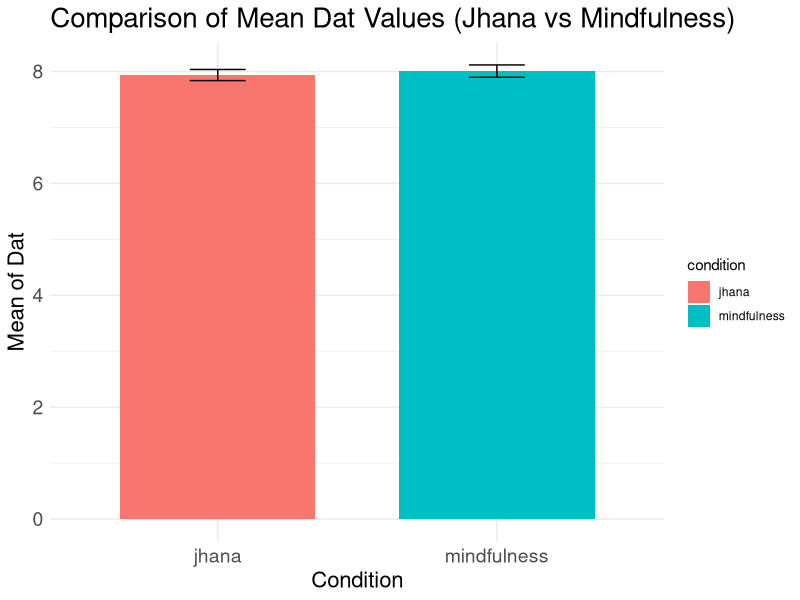
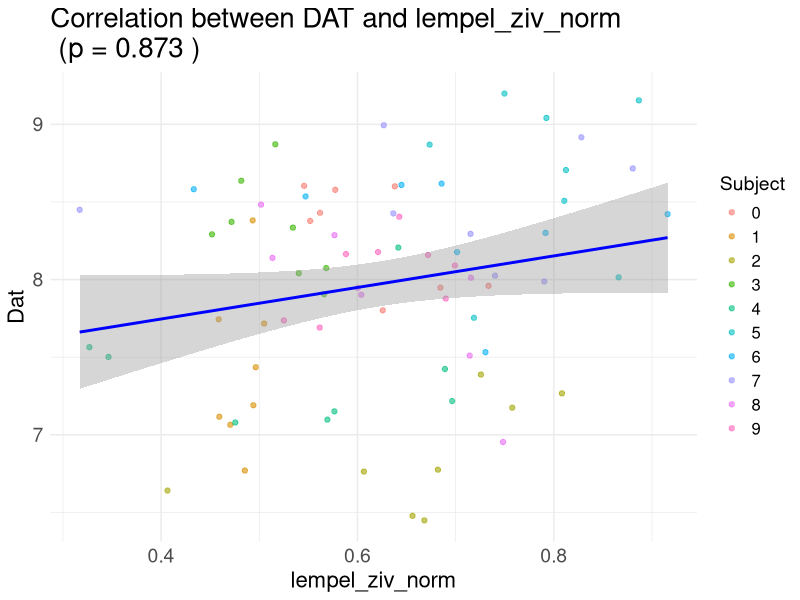
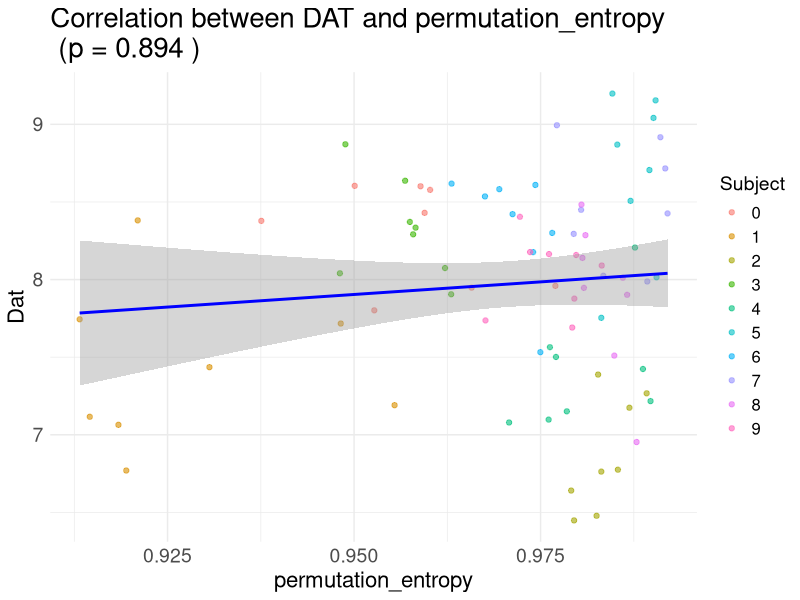
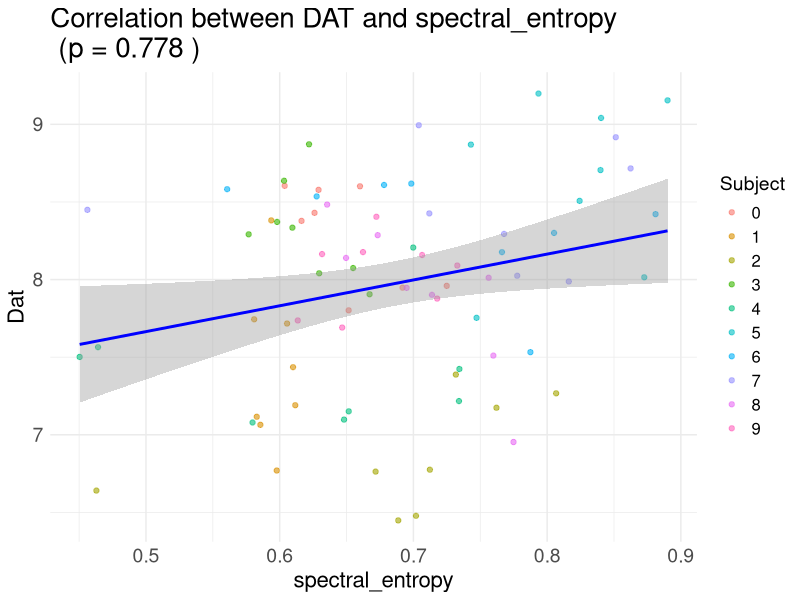
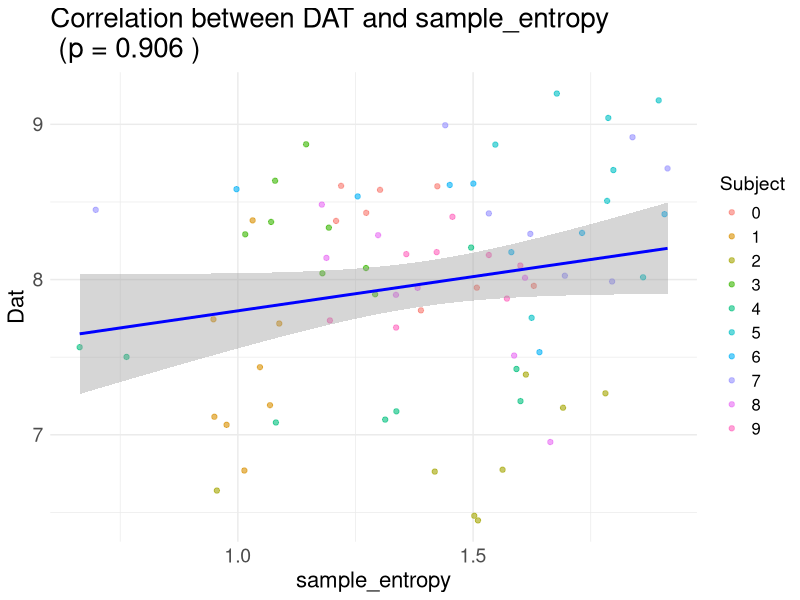
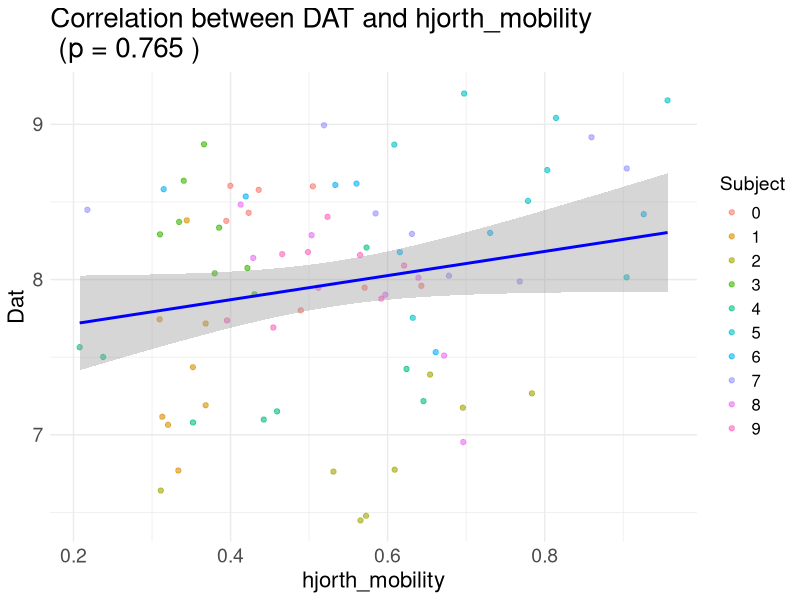
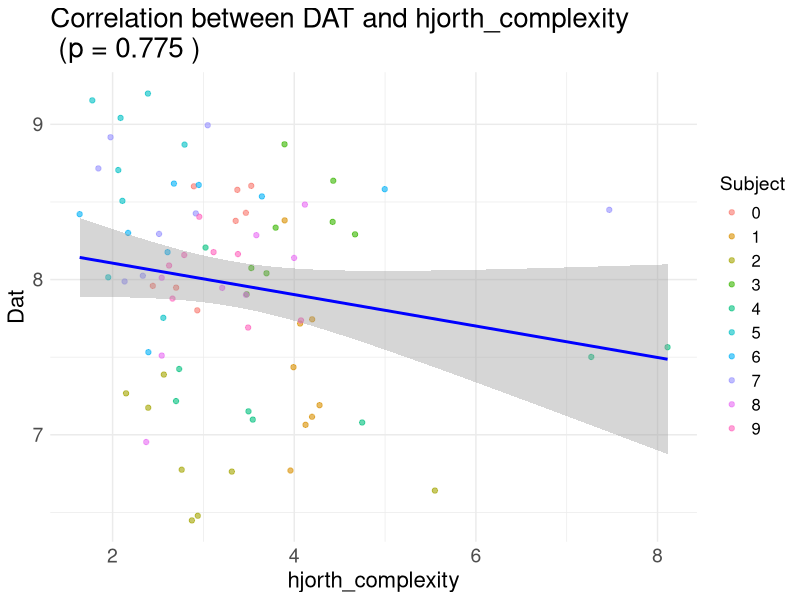
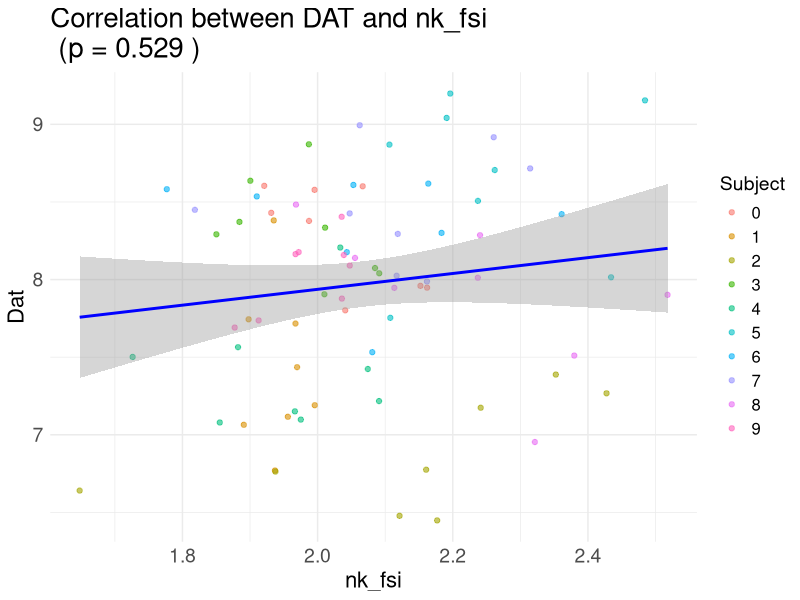

These figures' R source, in order:
# Load necessary libraries
library(dplyr)
library(ggplot2)
library(readr)
library(lme4)
library(lmerTest)

##########################################
### Mixed Linear Effects Comparing DAT ###
##########################################

# Load the data
data <- read_csv("../../notebooks/resting state/df_combined.csv")

# Convert 'day' column to numeric
data$day <- as.numeric(gsub("day", "", data$day))

# Filter data to include only Jhana and Mindfulness conditions (excluding Control)
filtered_data <- data %>% filter(condition %in% c("jhana", "mindfulness"))

# Fit the linear mixed-effects model
# The model tests if the condition (Jhana vs Mindfulness) affects 'dat'
# Random effects: (1 | sub) accounts for random variation across subjects
# (1 | day) accounts for random variation across different days
model <- lmer(dat ~ condition + (1 | sub) + (1 | day), data = filtered_data)

# Summarize the model to check significance
summary(model)

# Extract the p-value for the fixed effect 'condition'
anova_model <- anova(model)
p_value_condition <- anova_model$`Pr(>F)`[1]
print(paste("P-value for the fixed effect 'condition':", p_value_condition))

summary_data <- filtered_data %>%
  group_by(condition) %>%
  summarise(
    mean = mean(dat, na.rm = TRUE),
    sd = sd(dat, na.rm = TRUE),
    n = n(),
    se = sd / sqrt(n),
    .groups = 'drop'  # Ensure it's not grouped anymore after summarizing
  )

# Create the bar plot
plot <- ggplot(summary_data, aes(x = condition, y = mean, fill = condition)) +
  geom_bar(stat = "identity", position = position_dodge(), width = 0.7) +
  geom_errorbar(aes(ymin = mean - se, ymax = mean + se),
                width = 0.2, position = position_dodge(0.7)) +
  labs(x = "Condition", y = "Mean of Dat", title = "Comparison of Mean Dat Values (Jhana vs Mindfulness)") +
  theme_minimal() +
  theme(
    plot.title = element_text(size = 20),  # Adjust title size
    axis.title = element_text(size = 16),  # Adjust axis title size
    axis.text = element_text(size = 14)    # Adjust axis text size
  )

# Print the plot
print(plot)


##################################################
### Correlation between DAT and other measures ###
##################################################

# List of variables you want to correlate with 'dat'
variables_to_analyze <- c("lempel_ziv_norm",	"permutation_entropy",	"spectral_entropy",	"sample_entropy",	"hjorth_mobility",	"hjorth_complexity",	"nk_fsi",	"nk_lle",	"nk_sampen",	"nk_pen",	"nk_lzc",	"delta",	"theta",	"alpha",	"beta",	"gamma", "MODTAS_sum_repeated", "meditation_depth_before", "meditation_depth_mean")

# Loop through each variable
for (measure in variables_to_analyze) {
  
  # Fit the linear mixed-effects model
  formula <- as.formula(paste("dat ~", measure, "+ (1 | sub) + (1 | day)"))
  model <- lmer(formula, data = filtered_data)
  
  # Summarize the model to check the significance of the variable
  summary(model)
  
  # Extract the p-value for the fixed effect
  anova_model <- anova(model)
  p_value <- anova_model$`Pr(>F)`[1]
  print(paste("P-value for the fixed effect", measure, ":", p_value))
  
  # Create a scatter plot with regression line and distinct colors for subjects
  plot <- ggplot(filtered_data, aes_string(x = measure, y = "dat", color = "factor(sub)")) +
    geom_point(alpha = 0.6) +  # Scatter plot with distinct color for each subject
    geom_smooth(method = "lm", se = TRUE, color = "blue") +  # Regression line with 95% CI
    labs(x = measure, y = "Dat", 
         title = paste("Correlation between DAT and", measure, "\n (p =", format(p_value, digits = 3), ")")) +
    scale_color_discrete(name = "Subject") +  # Discrete color scale for subjects
    theme_minimal() +
    theme(
      plot.title = element_text(size = 20),  # Adjust title size
      axis.title = element_text(size = 16),  # Adjust axis title size
      axis.text = element_text(size = 14),   # Adjust axis text size
      legend.title = element_text(size = 14),  # Adjust legend title size
      legend.text = element_text(size = 12)    # Adjust legend text size
    )
  
  # Print the plot
  print(plot)
}
